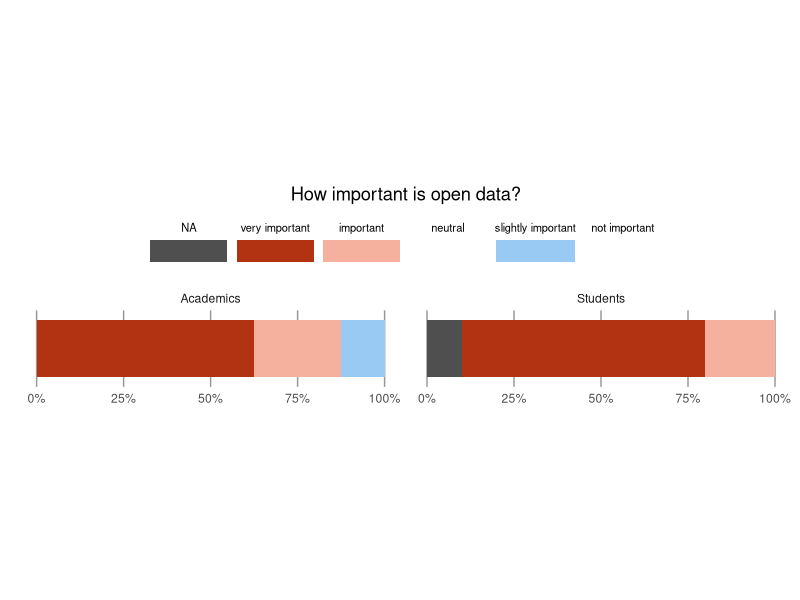
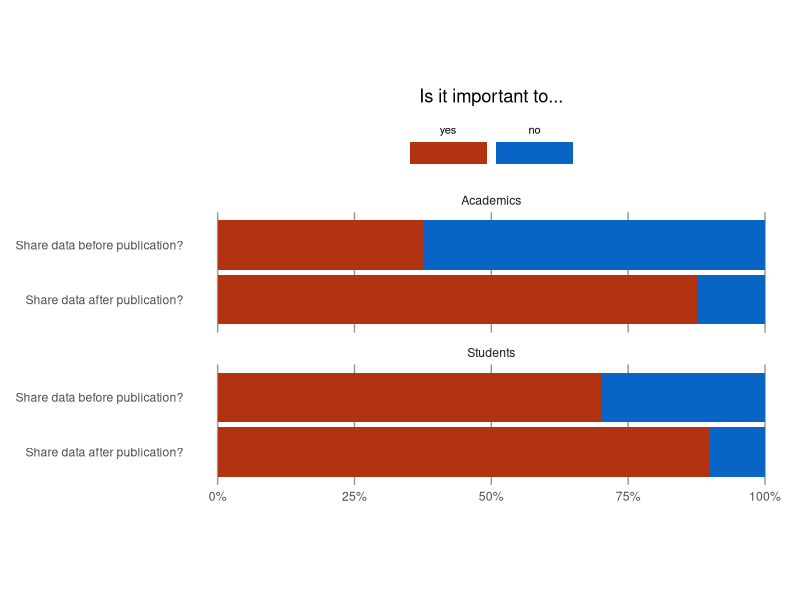
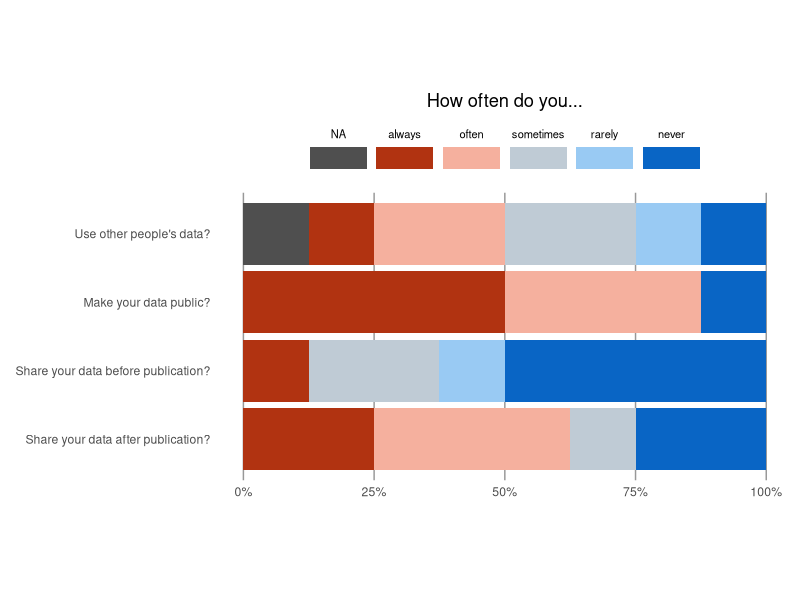
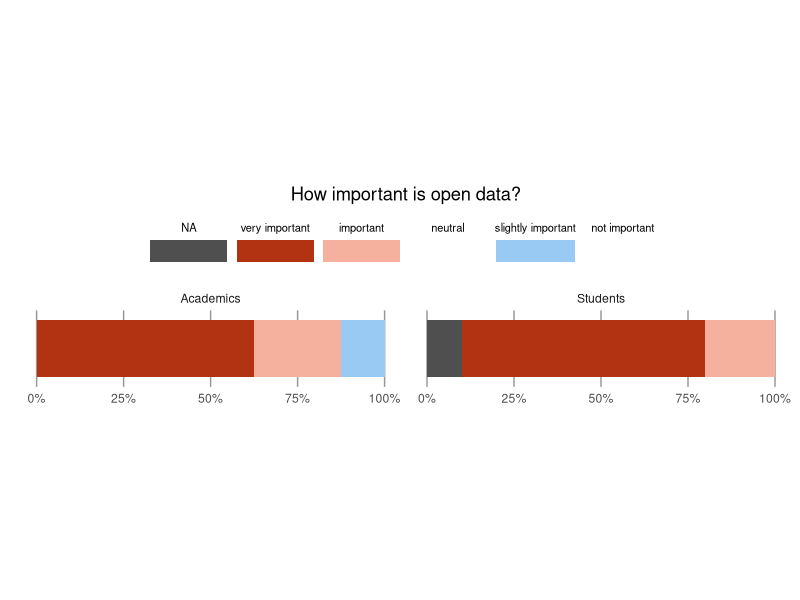
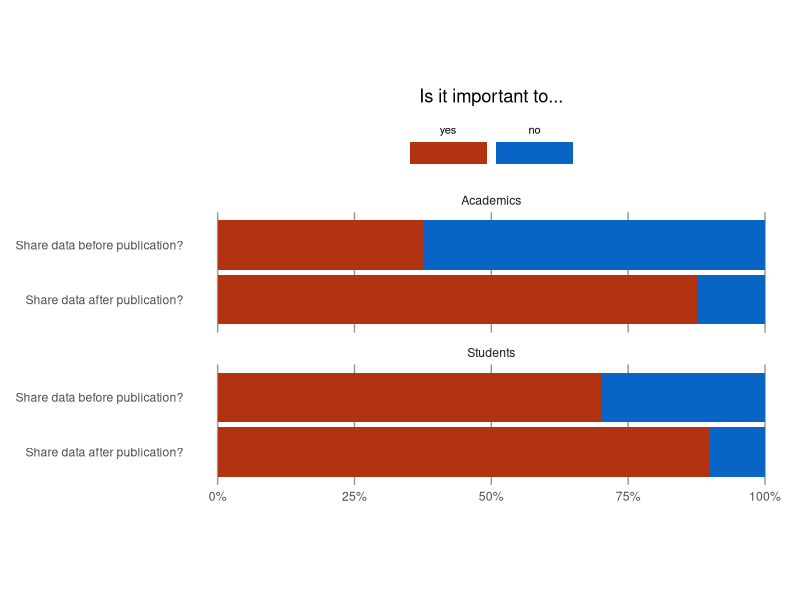
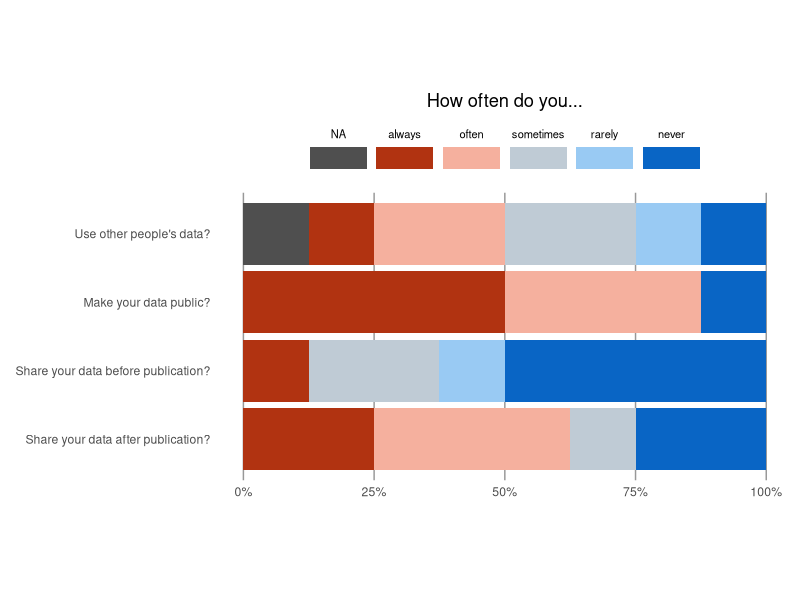

Source code (R) for these figures, in order:
## ---- chunk 1
knitr::opts_chunk$set(echo = TRUE)
# I'll set the working directory here as well
require("knitr")
opts_knit$set(root.dir = "~/Uni/Cultural_data_science/Exam/Open_data_project")
## ---- chunk 2
# calling the tidyverse package
library(tidyverse)
## ---- chunk 3
# Loading clean dataset
aarhus_survey <- read_csv("data/clean_dataset.csv")
## ---- chunk 4
# Creating a GGplot theme using 'theme_minimal' as a basis
showcase_theme <- theme_minimal() + 
  theme(panel.grid.minor = element_blank()) + # Removing the minor background grid
  theme(panel.grid.major.y = element_blank()) + # Removing part of the major background grid
  theme(panel.grid.major.x = element_line(colour = "#989898")) + # changing the color of the remaining grid
  theme(aspect.ratio = 1/5) + # Changing the aspect ratio between the x and y axis
  theme(legend.position = "top") + # Moving the legend to the top of the plot 
  theme(legend.title = element_blank()) + # Removing the legend title
  theme(legend.text = element_text(size = 8)) + # Changing the size of the legend text
  theme(legend.key.width = unit(2, "cm")) + # standardizing the length of the legend keys
  theme(plot.title = element_text(hjust = 0.5)) # adjusting the position of the tilt of the plot

# Defining a list of colors for likert scale plots
likert_palette <- c("#0965C5", "#99CAF3", "#BFCBD5", "#F5B09E", "#B13311")

# Defining a list of colors for plots with a binary answer key 
binary_palette <- c("#0965C5", "#B13311")
## ---- chunk 5
# Creating a new column for separating the data into two groups - Students and Academics
aarhus_survey <- aarhus_survey %>% 
  mutate(demographic = ifelse(position == "student", "Students", "Academics"))

# Subsetting the dataframe to the questions I need for visualization
sub_survey <- aarhus_survey[,c(8,10,12,13,15,16,20,22)]

# Making a list of the new names of the columns
# Some of these names only contain the last part of the question
# That is because the first part will be in the plot title
colnames(sub_survey) <- c("How important is open data?", 
                          "Share data after publication?", # Starts "is it important to" 
                          "Share your data after publication?", # Starts "How often do you"
                          "Share data before publication?", # Starts "is it important to"
                          "Share your data before publication?", # Starts "How often do you"
                          "Make your data public?", # Starts "How often do you"
                          "Use other people\'s data?", # Starts "How often do you"
                          "Demographic")

## ---- chunk 6
#=====> Making data from the importance question the right format for plotting
# Subsetting only the columns I need
importance <- sub_survey[,c(1,8)]

# Making the data Long format
importance_long <- importance %>% gather(question, category, 1, factor_key=TRUE)

# Summarising the data by question, category and demographic 
importance_agg <- importance_long %>% 
  group_by(question, category, Demographic) %>% 
  dplyr::summarise(total = n())

# Adding a column showing percentages for plotting
importance_sum <- importance_agg %>% 
  group_by(Demographic) %>% # Grouping by demographic...
  mutate(countT = sum(total)) %>% # ...so the total number of answers are calculated by demographic
  group_by(category, add=TRUE) %>% # Grouping by category...
  mutate(per=round(100*total/countT,2)) # ..so the percenteges are calculated by category and demographic

# Turning category into a factor so I can order the labels after importance for plotting 
importance_sum$category <- as.factor(importance_sum$category)
# Ordering the labels
importance_sum$category <- 
  ordered(importance_sum$category, 
          levels = c("not important", 
                     "slightly important",
                     "neutral", 
                     "important", 
                     "very important"))


#=====> Making data from the binary questions the right format for plotting
# Subsetting only the columns I need
binary <- sub_survey[,c(2,4,8)]

# Making the data Long format
binary_long <- binary %>% gather(question, category, 1:2, factor_key=TRUE)

# Summarising the data by question, category and demographic 
binary_agg <- binary_long %>% group_by(question, category, Demographic) %>% dplyr::summarise(total = n())

# Adding a column showing percentages for plotting
binary_sum <- binary_agg %>%
  group_by(question, Demographic) %>% # Grouping by demographic and question...
  mutate(countT= sum(total)) %>% # ...so the total number of answers are calculated by the two variables
  group_by(category, add=TRUE) %>% # Grouping by category...
  mutate(per=round(100*total/countT,2)) # ..so the percenteges are calculated by all three varaibles

# Turning category into a factor so I can order the labels for plotting 
binary_sum$category <- as.factor(binary_sum$category)
# Ordering the labels
binary_sum$category <- 
  ordered(binary_sum$category, 
          levels = c("no", "yes"))


#=====> Making the data from the frequency questions the right format for plotting
# Subsetting only the columns I need and filtering the students out of the sample
freq <- sub_survey[,c(3,5,6,7,8)] %>% filter(Demographic == "Academics")

# Making the data Long format
freq_long <- freq %>% gather(question, category, 1:4, factor_key=TRUE)

# Summarising the data by question and category
freq_agg <- freq_long %>% group_by(question, category) %>% dplyr::summarise(total = n())

# Adding a column showing percentages for plotting
freq_sum <- freq_agg %>%
  group_by(question) %>% # Grouping by question...
  mutate(countT= sum(total)) %>% # ...so the total number of answers are calculated by question
  group_by(category, add=TRUE) %>% # Grouping by category...
  mutate(per=round(100*total/countT,2)) # ..so the percenteges are calculated by question and category

# Turning category into a factor so I can order the labels after frequency for plotting
freq_sum$category <- as.factor(freq_sum$category)
# Ordering the labels
freq_sum$category <- 
  ordered(freq_sum$category, 
          levels = c("never", "rarely", "sometimes", "often", "always"))

## ---- chunk 7
# Creating the plot
ggplot(data = importance_sum, aes(x =question , y = per, fill = category)) + 
  # Making it a bar plot
  geom_bar(stat="identity") +
  # Applying custom color scheme
  scale_fill_manual (values=likert_palette, 
                     labels=levels(importance_sum$category), 
                     drop = FALSE, 
                     na.value = "#4F4F4F") +
  # Flipping the bars from vertical to horizontal 
  coord_flip() + 
  # Removing axis titles for simplicity and adding a plot title
  labs(x = element_blank(), y = element_blank(), title = "How important is open data?") + 
  # Adding the custom theme
  showcase_theme + 
  # Removing the y axis ticks to save space
  theme(axis.text.y = element_blank()) +
  # Adding %-signs to the x axis
  scale_y_continuous(labels = function(x) paste0(x, "%")) + 
  # Changing the position of the legend 
  guides(fill = guide_legend(nrow = 1, label.position = "top", reverse = TRUE)) + 
  # Facetting the plot by demographic
  facet_wrap(~Demographic) 

# Saving the plot
ggsave("output/importance_plot.jpg")
## ---- chunk 8
# Creating the plot
ggplot(data = binary_sum, aes(x =question , y = per, fill = category)) + 
  # Making it a bar plot
  geom_bar(stat="identity") + 
  # Applying custom color scheme
  scale_fill_manual (values=binary_palette, 
                     labels=levels(binary_sum$category), 
                     drop = FALSE, 
                     na.value = "#4F4F4F") +
  # Flipping the bars from vertical to horizontal
  coord_flip() +
  # Removing axis titles for simplicity and adding a plot title
  labs(x = element_blank(), y = element_blank(), title = "Is it important to...") +
  # Adding the custom theme
  showcase_theme + 
  # Adding %-signs to the x axis
  scale_y_continuous(labels = function(x) paste0(x, "%")) +
  # Changing the position of the legend 
  guides(fill = guide_legend(nrow = 1, label.position = "top", reverse = TRUE)) +
  # Facetting the plot by demographic, and specifying the direction of the facets
  facet_wrap(~Demographic, dir = "v")

# Saving the plot
ggsave("output/binary_plot.jpg")
## ---- chunk 9
# Creating the plot
ggplot(data = freq_sum, aes(x =question , y = per, fill = category)) + 
  # Making it a bar plot
  geom_bar(stat="identity") +
  # Applying custom color scheme
  scale_fill_manual (values=likert_palette, 
                     labels=levels(freq_sum$category), 
                     drop = FALSE, 
                     na.value = "#4F4F4F") +
  # Flipping the bars from vertical to horizontal
  coord_flip() + 
  # Removing axis titles for simplicity and adding a plot title
  labs(x = element_blank(), y = element_blank(), title = "How often do you...") +
  # Adding the custom theme
  showcase_theme + 
  # Changing the plot's aspect ratio betweewn x and y axis and adjusting the size of the legend 
  theme(aspect.ratio = 2/4, legend.key.width = unit(1.5, "cm")) + 
  # Adding %-signs to the x axis
  scale_y_continuous(labels = function(x) paste0(x, "%")) +
  # Changing the position of the legend 
  guides(fill = guide_legend(nrow = 1, label.position = "top", reverse = TRUE)) 

# Saving the plot
ggsave("output/frequency_plot.jpg")
  
## ---- chunk 10
# Calculating the mean age of participants, rounded to 2 decimals
round(mean(aarhus_survey$age), digits = 2)
# > 26.94
# Calculating the standard deviation of that mean, rounded to 2 decimals
round(sd(aarhus_survey$age), digits = 2)
# > 6.38

# Summaraisng the dataframe to get the gender distribution
gender <- aarhus_survey %>% group_by(gender) %>% summarise(number = n())
# > 10 female, 7 male, 1 other
## ---- chunk 11
# Looking at the nr. of unique answers to the question about participants' academic field
unique(aarhus_survey$field)
# > There are 10 unique answers, however, several of them are different spelling or versions of the same field. This will have to be changed. 

# Making all answes lower case to remove variance between answers 
aarhus_survey$field <- tolower(aarhus_survey$field)
# Checking if that made my job easier 
unique(aarhus_survey$field)
# It did. Now there are only 8. 
# Mashing "psychology" and "psychology and neuroscience" into one category
aarhus_survey$field <- str_replace_all(aarhus_survey$field, 
                                       pattern = "psychology$", 
                                       replacement = "psychology and neuroscience")
# Checking if that worked
unique(aarhus_survey$field)
# It did - now there are only 7
# As I do not know what the answer "c" could refer to, I am changing it to NA
is.na(aarhus_survey$field) <- aarhus_survey$field == "c"

## ---- chunk 12
# Summarising the data according to field 
field <- aarhus_survey %>% group_by(field) %>% summarise(number = n())
# Printing the result
print(field)
## ---- chunk 13
# Creating summary dataframe 
position <- aarhus_survey %>% group_by(position) %>% # grouping according to position
  summarise(number = n(), # Getting number of answers  
              mean_exprerience = round(mean(years_experience),2), # Getting the mean years of expreience
              sd_expreience = round(sd(years_experience),2)) %>% # Getting the standard deviation (sd)
  mutate(mean_exp_total = round(mean(mean_exprerience),2), # mutating a column for the total mean experience
         sd_exp_total = round(sd(mean_exprerience),2)) # mutating a column for the sd of the total mean
# Printing result
print(position)

